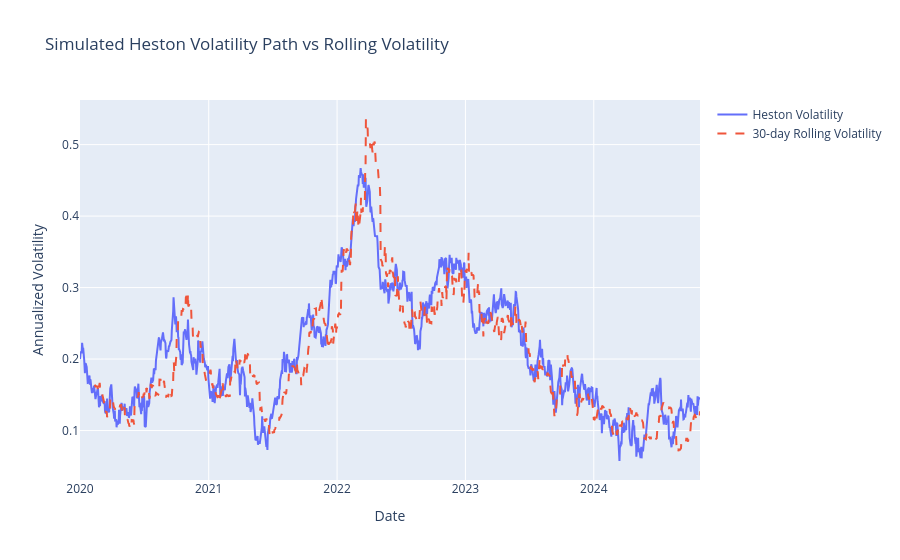

Here is the notebook cell this chart was saved with:
### Markdown cell above
### Historic *Realized* Volatility

Similar to the above charts where we attempt to track the level of the volatility path (stochastic process), realized volatility is observed on historic prices typically by some measure of dispersion of returns.

### Code cell
import pandas as pd
import numpy as np
import plotly.graph_objects as go
from plotly.subplots import make_subplots

# Simulate price path using Heston model
N = 1260  # ~5 years of trading days
dt = 1/252
kappa = 2.0    # Mean reversion speed
theta = 0.04   # Long-term variance
sigma = 0.3    # Vol of vol
rho = -0.7     # Correlation
v0 = 0.04      # Initial variance
S0 = 100       # Initial price
r = 0.02       # Risk-free rate

# Generate dates
dates = pd.date_range(start='2020-01-01', periods=N, freq='B')

# Simulate variance and price paths
np.random.seed(42)
v = np.zeros(N)
S = np.zeros(N)
v[0] = v0
S[0] = S0

for t in range(1, N):
    dW1 = np.random.normal(0, np.sqrt(dt))
    dW2 = rho * dW1 + np.sqrt(1 - rho**2) * np.random.normal(0, np.sqrt(dt))
    
    v[t] = v[t-1] + kappa*(theta - v[t-1])*dt + sigma*np.sqrt(v[t-1])*dW1
    v[t] = max(v[t], 0)  # Ensure variance stays positive
    
    S[t] = S[t-1] * np.exp((r - 0.5*v[t-1])*dt + np.sqrt(v[t-1])*dW2)

# Create DataFrame
price_data = pd.DataFrame({
    'date': dates,
    'close': S
})

# Calculate daily returns and annualized 30-day rolling std dev
price_data['returns'] = np.log(price_data['close']).diff()
price_data['rolling_vol'] = price_data['returns'].rolling(window=30).std() * np.sqrt(252)

# Create figure with volatility paths
fig = make_subplots(rows=1, cols=1)

# Add true volatility trace (already annualized from sqrt(v))
fig.add_trace(
    go.Scatter(
        x=dates,
        y=np.sqrt(v),
        name='Heston Volatility',
        line=dict(width=2)
    )
)

# Add rolling volatility trace
fig.add_trace(
    go.Scatter(
        x=dates,
        y=price_data['rolling_vol'],
        name='30-day Rolling Volatility',
        line=dict(width=2, dash='dash')
    )
)

# Update layout
fig.update_layout(
    title='Simulated Heston Volatility Path vs Rolling Volatility',
    xaxis_title='Date',
    yaxis_title='Annualized Volatility',
    showlegend=True
)

fig.show()

### Figure 1 — Plotly figure (JSON) as saved in the notebook; plotly's stock layout.template omitted (floating-point values rounded to 4 significant figures; data arrays with more than 128 entries replaced by an {"elided": "..."} marker saying what was removed)
{"data": [{"line": {"width": 2}, "name": "Heston Volatility", "type": "scatter", "x": {"elided": "1260 str values"}, "y": {"elided": "1260 float values"}}, {"line": {"dash": "dash", "width": 2}, "name": "30-day Rolling Volatility", "type": "scatter", "x": {"elided": "1260 str values"}, "y": {"elided": "1260 float values"}}], "layout": {"showlegend": true, "title": {"text": "Simulated Heston Volatility Path vs Rolling Volatility"}, "xaxis": {"anchor": "y", "domain": [0, 1], "title": {"text": "Date"}}, "yaxis": {"anchor": "x", "domain": [0, 1], "title": {"text": "Annualized Volatility"}}}}
